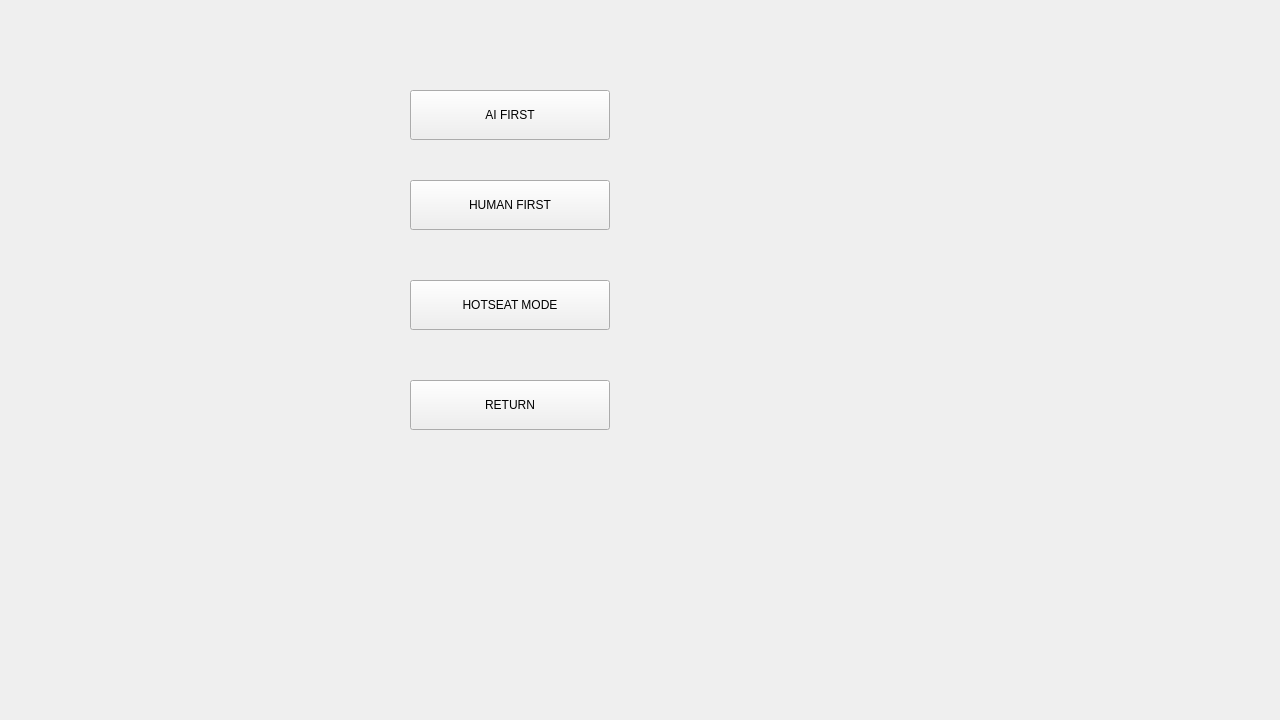
<?xml version="1.0" encoding="UTF-8"?>
<ui version="4.0">
 <class>OfflineWidget</class>
 <widget class="QWidget" name="OfflineWidget">
  <property name="geometry">
   <rect>
    <x>0</x>
    <y>0</y>
    <width>1280</width>
    <height>720</height>
   </rect>
  </property>
  <property name="windowTitle">
   <string>Form</string>
  </property>
  <widget class="QPushButton" name="btn_ai_first">
   <property name="geometry">
    <rect>
     <x>410</x>
     <y>90</y>
     <width>200</width>
     <height>50</height>
    </rect>
   </property>
   <property name="styleSheet">
    <string notr="true">font: 87 12pt &quot;Arial&quot;;</string>
   </property>
   <property name="text">
    <string>AI FIRST</string>
   </property>
  </widget>
  <widget class="QPushButton" name="btn_human_first">
   <property name="geometry">
    <rect>
     <x>410</x>
     <y>180</y>
     <width>200</width>
     <height>50</height>
    </rect>
   </property>
   <property name="styleSheet">
    <string notr="true">font: 87 12pt &quot;Arial&quot;;</string>
   </property>
   <property name="text">
    <string>HUMAN FIRST</string>
   </property>
  </widget>
  <widget class="QPushButton" name="btn_hotseat">
   <property name="geometry">
    <rect>
     <x>410</x>
     <y>280</y>
     <width>200</width>
     <height>50</height>
    </rect>
   </property>
   <property name="layoutDirection">
    <enum>Qt::LeftToRight</enum>
   </property>
   <property name="styleSheet">
    <string notr="true">font: 87 12pt &quot;Arial&quot;;</string>
   </property>
   <property name="text">
    <string>HOTSEAT MODE</string>
   </property>
  </widget>
  <widget class="QPushButton" name="btn_return">
   <property name="geometry">
    <rect>
     <x>410</x>
     <y>380</y>
     <width>200</width>
     <height>50</height>
    </rect>
   </property>
   <property name="styleSheet">
    <string notr="true">font: 87 12pt &quot;Arial&quot;;</string>
   </property>
   <property name="text">
    <string>RETURN</string>
   </property>
  </widget>
 </widget>
 <resources/>
 <connections/>
</ui>
